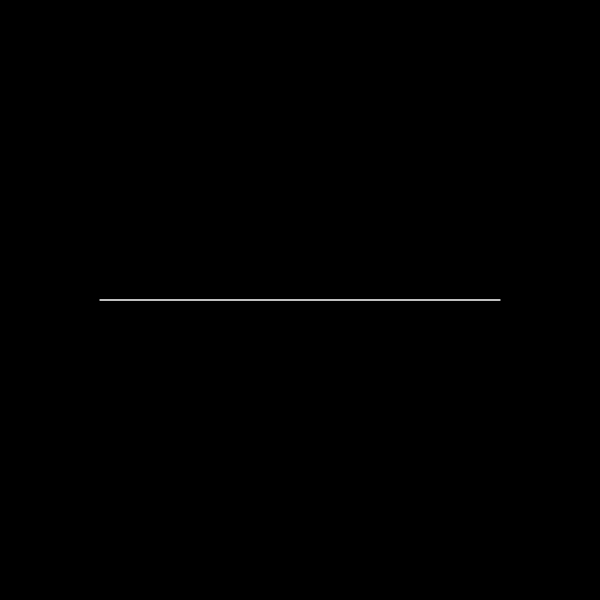
Frame 1 (no input)
Frame 60 (no input): identical to frame 1, image omitted
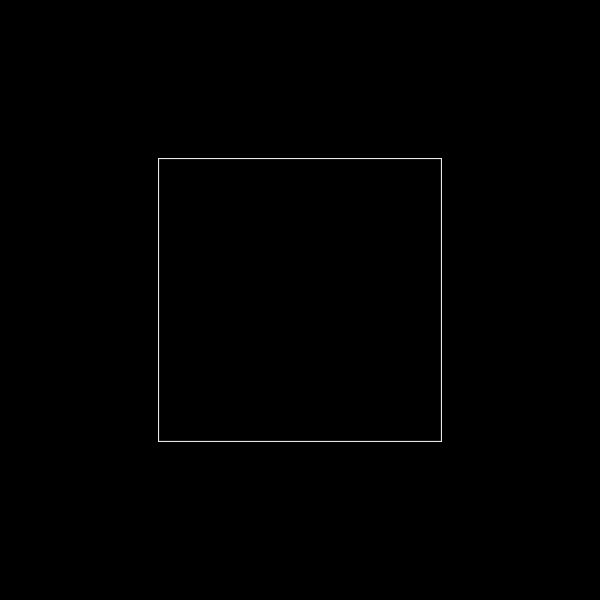
Frame 120 (the mouse pressed at the canvas centre since frame 60)

The p5.js sketch that drew these frames (run headless with seeded random() and noise() and a simulated clock; from frame 60 on, the mouse is pressed at the canvas centre):

// p5.js sketch
// ── sketch.js
let f;

function setup() {
	createCanvas(600,600);
	f = new Koch();
}

function draw() {
	background(0);
	translate(width/2,height/2);
	scale(1,-1);
	stroke(255);
	f.disp(200,map(mouseX,0,width,0,TWO_PI),round(map(mouseY,0,height,2,6)));
}

function mouseClicked() {
	f.next();
}

class Koch {

	constructor() {
		this.n = 0;
		this.status = [0];
		this.a = [0,1,0,-1,-1,0,1,0];
	}

	next() {
		this.n++;
		let aux = [];
		for (let j = 0; j < this.status.length; j++) {
			if (this.status[j] == 0) {
				for (let i = 0; i < this.a.length; i++) {
					aux.push(this.a[i]);
				}
			} else {
				aux.push(this.status[j]);
			}
		}
		this.status = aux;
	}

	disp(length,angle,it) {
		push();
		rotate(TWO_PI/it/2);
		translate(0,length);
		rotate(-TWO_PI/it/2-PI/2);
		let l = 2*length*sin(PI/it)/Math.pow(2*(1+sin(angle/2)),this.n);
		let a = PI/2-angle/2;
		for (let j = 0; j < it; j++) {
			for (let i = 0; i < this.status.length; i++) {
				if (this.status[i] == 0) {
					line(0,0,0,l);
					translate(0,l);
				} else {
					rotate(this.status[i]*a);
				}
			}
			rotate(-TWO_PI/it);
		}
		pop();
	}

	toArray(precision,length,angle,it) { //Precision = integer greater than 0;
		let ansX = [];
		let ansY = [];
		let posX = 0;
		let posY = 0;
		let ang = 0;
		ang += TWO_PI/it/2;
		posX += length*cos(angle);
		posY += length*sin(angle);
		ang += -TWO_PI/it/2-PI/2;
		let l = 2*length*sin(PI/it)/Math.pow(2*(1+sin(angle/2)),this.n);
		let a = PI/2-angle/2;
		for (let j = 0; j < it; j++) {
			for (let i = 0; i < this.status.length; i++) {
				if (this.status[i] == 0) {
					for (let k = 0; k < precision; k++) {
						ansX.push(posX);
						ansY.push(posY);
						posX += l/precision*cos(ang);
						posY += l/precision*sin(ang);
					}
				} else {
					ang += this.status[i]*a;
				}
			}
			ang += -TWO_PI/it;
		}
		return [ansX,ansY];
	}
}
